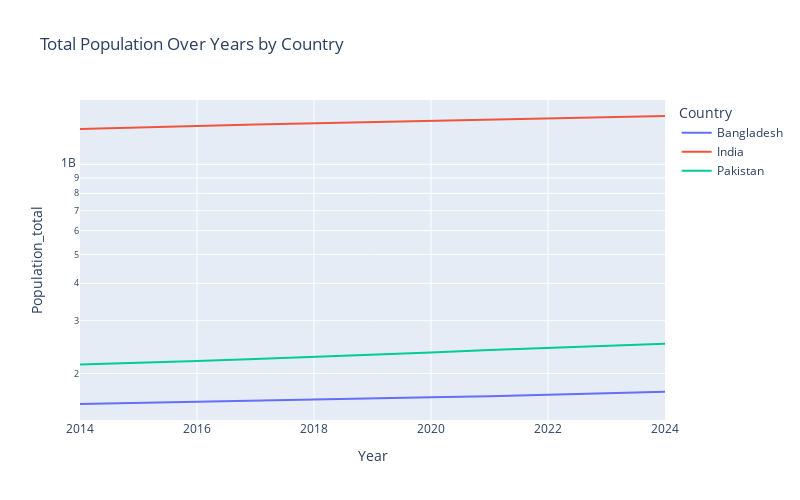

The cell this chart's notebook holds for it:
### Markdown cell above
# POPULATION

### Code cell
import plotly.express as px
fig=px.line(df,
        x="Year",
        y="Population_total",
        color="Country",
        log_y=True,
        title="Total Population Over Years by Country")

fig.update_layout(width=800, height=500)
fig.show()

### Figure 1 — Plotly figure (JSON) as saved in the notebook; plotly's stock layout.template omitted (floating-point values rounded to 4 significant figures)
{"data": [{"hovertemplate": "Country=Bangladesh<br>Year=%{x}<br>Population_total=%{y}<extra></extra>", "legendgroup": "Bangladesh", "line": {"color": "#636efa", "dash": "solid"}, "marker": {"symbol": "circle"}, "mode": "lines", "name": "Bangladesh", "orientation": "v", "showlegend": true, "type": "scatter", "x": [2024, 2023, 2022, 2021, 2020, 2019, 2018, 2017, 2016, 2015, 2014], "xaxis": "x", "y": [173600000.0, 171500000.0, 169400000.0, 167700000.0, 166300000.0, 164900000.0, 163500000.0, 162200000.0, 160800000.0, 159400000.0, 158000000.0], "yaxis": "y"}, {"hovertemplate": "Country=India<br>Year=%{x}<br>Population_total=%{y}<extra></extra>", "legendgroup": "India", "line": {"color": "#EF553B", "dash": "solid"}, "marker": {"symbol": "circle"}, "mode": "lines", "name": "India", "orientation": "v", "showlegend": true, "type": "scatter", "x": [2024, 2023, 2022, 2021, 2020, 2019, 2018, 2017, 2016, 2015, 2014], "xaxis": "x", "y": [1451000000.0, 1438000000.0, 1425000000.0, 1414000000.0, 1403000000.0, 1389000000.0, 1375000000.0, 1360000000.0, 1344000000.0, 1328000000.0, 1312000000.0], "yaxis": "y"}, {"hovertemplate": "Country=Pakistan<br>Year=%{x}<br>Population_total=%{y}<extra></extra>", "legendgroup": "Pakistan", "line": {"color": "#00cc96", "dash": "solid"}, "marker": {"symbol": "circle"}, "mode": "lines", "name": "Pakistan", "orientation": "v", "showlegend": true, "type": "scatter", "x": [2024, 2023, 2022, 2021, 2020, 2019, 2018, 2017, 2016, 2015, 2014], "xaxis": "x", "y": [251300000.0, 247500000.0, 243700000.0, 239500000.0, 235000000.0, 230800000.0, 226900000.0, 223300000.0, 220100000.0, 217300000.0, 214300000.0], "yaxis": "y"}], "layout": {"height": 500, "legend": {"title": {"text": "Country"}, "tracegroupgap": 0}, "title": {"text": "Total Population Over Years by Country"}, "width": 800, "xaxis": {"anchor": "y", "domain": [0, 1], "title": {"text": "Year"}}, "yaxis": {"anchor": "x", "domain": [0, 1], "title": {"text": "Population_total"}, "type": "log"}}}
